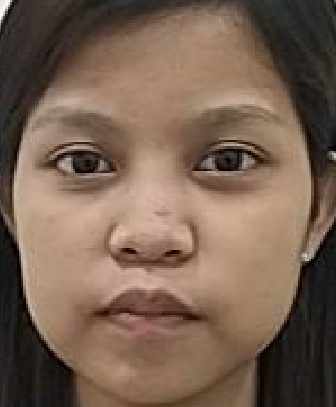
#> input picture dataset/Charlene Cortes_User.1.102.jpg, 336 x 407 px; its folder holds only this picture in this run
$ python trainingdemo_523.py
#> lines starting #> are read from the running program, lines starting #| are printed output that depends on the picture
import cv2
import numpy as np
from PIL import Image
import os
import re

def adjust_brightness_contrast(image, brightness=0, contrast=0):
    """Adjust the brightness and contrast of an image."""
    adjusted = cv2.convertScaleAbs(image, alpha=(1 + contrast / 127.0), beta=brightness)
    return adjusted

def apply_clahe(image):
    """Apply CLAHE (Contrast Limited Adaptive Histogram Equalization) to an image."""
    clahe = cv2.createCLAHE(clipLimit=2.0, tileGridSize=(8, 8))
    cl1 = clahe.apply(image)
    return cl1

def gamma_correction(image, gamma=1.0):
    """Apply gamma correction to an image."""
    inv_gamma = 1.0 / gamma
    table = np.array([((i / 255.0) ** inv_gamma) * 255 for i in np.arange(0, 256)]).astype("uint8")
    return cv2.LUT(image, table)

def random_rotation(image, angle_range=(-15, 15)):
    """Rotate the image by a random angle within the specified range."""
    angle = np.random.uniform(angle_range[0], angle_range[1])
    height, width = image.shape[:2]
    center = (width // 2, height // 2)
    rotation_matrix = cv2.getRotationMatrix2D(center, angle, 1.0)
    rotated_image = cv2.warpAffine(image, rotation_matrix, (width, height))
    return rotated_image

def add_gaussian_noise(image, mean=0, stddev=0.01):
    """Add Gaussian noise to the image."""
    noise = np.random.normal(mean, stddev, image.shape).astype('uint8')
    noisy_image = cv2.add(image, noise)
    return noisy_image

def apply_blur(image, kernel_size=(5, 5)):
    """Apply Gaussian blur to the image."""
    blurred_image = cv2.GaussianBlur(image, kernel_size, 0)
    return blurred_image

def color_jitter(image, brightness=0.2, contrast=0.2, saturation=0.2, hue=0.2):
    """Randomly change brightness, contrast, saturation, and hue."""
    img = image.astype('float32') / 255.0
    img = cv2.cvtColor(img, cv2.COLOR_GRAY2BGR)
    img = cv2.cvtColor(img, cv2.COLOR_BGR2HSV)

    # Randomly change brightness
    v = img[:, :, 2]
    v = np.clip(v * (1.0 + np.random.uniform(-brightness, brightness)), 0, 1)
    img[:, :, 2] = v

    # Randomly change saturation
    s = img[:, :, 1]
    s = np.clip(s * (1.0 + np.random.uniform(-saturation, saturation)), 0, 1)
    img[:, :, 1] = s

    # Randomly change hue
    h = img[:, :, 0]
    h = np.clip(h * (1.0 + np.random.uniform(-hue, hue)), 0, 1)
    img[:, :, 0] = h

    img = cv2.cvtColor(img, cv2.COLOR_HSV2BGR)
    img = cv2.cvtColor(img, cv2.COLOR_BGR2GRAY)
    img = (img * 255).astype('uint8')
    return img

def augment_image(image):
    """Apply various augmentations to an image."""
    augmented_images = []

    # Original image
    augmented_images.append(image)

    # Flip image
    augmented_images.append(np.fliplr(image))

    # Rotate image
    augmented_images.append(random_rotation(image))

    # Add Gaussian noise
    augmented_images.append(add_gaussian_noise(image))

    # Apply blur
    augmented_images.append(apply_blur(image))

    # Adjust brightness and contrast
    brightness = np.random.randint(-50, 50)
    contrast = np.random.randint(-50, 50)
    augmented_images.append(adjust_brightness_contrast(image, brightness, contrast))

    # Apply gamma correction
    gamma = np.random.uniform(0.5, 1.5)
    augmented_images.append(gamma_correction(image, gamma))

    # Apply CLAHE
    augmented_images.append(apply_clahe(image))

    # Apply color jitter
    augmented_images.append(color_jitter(image))

    return augmented_images

def preprocess_and_augment_image(image_path):
    """Load an image, convert to grayscale, resize, enhance, and apply augmentations."""
    try:
        face_image = Image.open(image_path).convert('L')
        face_image = face_image.resize((200, 200), Image.Resampling.LANCZOS)
        face_np = np.array(face_image, 'uint8')
        augmented_images = augment_image(face_np)
        return augmented_images
    except Exception as e:
        print(f"Error processing image {image_path}: {e}")
        return []

def getImageID(path, output_dir):
    """Process images, extract features, and save them with corresponding IDs."""
    image_paths = [os.path.join(root, file)
                   for root, dirs, files in os.walk(path)
                   for file in files if file.endswith(('.png', '.jpg', '.jpeg'))]

    faces = []
    ids = []

    if not image_paths:
        return ids, faces

    batch_size = 100  # Adjust batch size according to your system capacity
    for batch_start in range(0, len(image_paths), batch_size):
        batch_end = min(batch_start + batch_size, len(image_paths))
        for image_path in image_paths[batch_start:batch_end]:
            augmented_images = preprocess_and_augment_image(image_path)
#> in preprocess_and_augment_image, `face_image = Image.open(image_path).convert('L')`:
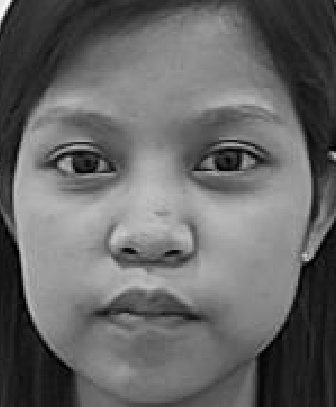
#> face_image: PIL image 336x407 L; min 0, max 255, mean 102.4
#> in preprocess_and_augment_image, `face_image = face_image.resize((200, 200), Image.Resampling.LANCZOS)`:
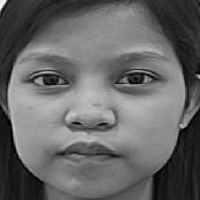
#> face_image: PIL image 200x200 L; min 0, max 250, mean 102.4
#> in random_rotation, `rotated_image = cv2.warpAffine(image, rotation_matrix, (width, height))`:
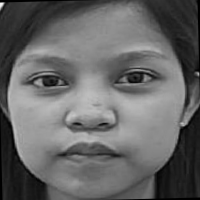
#> rotated_image: shape (200, 200); min 0, max 243, mean 101.7
#> in adjust_brightness_contrast, `adjusted = cv2.convertScaleAbs(image, alpha=(1 + contrast / 127.0), be..`:
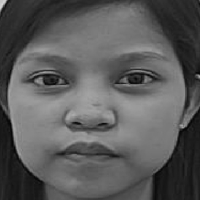
#> adjusted: shape (200, 200); min 7, max 212, mean 90.8
#> in apply_clahe, `cl1 = clahe.apply(image)`:
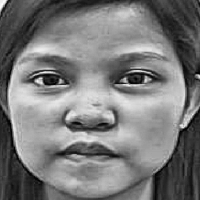
#> cl1: shape (200, 200); min 1, max 253, mean 121.2
#> in color_jitter, `img = cv2.cvtColor(img, cv2.COLOR_BGR2HSV)`: img: shape (200, 200, 3) float32; mean H, S, V 0, 0, 0.401
#> in color_jitter, `img[:, :, 2] = v`: img: shape (200, 200, 3) float32; mean H, S, V 0, 0, 0.405
#> in color_jitter, `s = img[:, :, 1]`: s: shape (200, 200) float32; every value is 0
#> in preprocess_and_augment_image, `augmented_images = augment_image(face_np)`: augmented_images = 9 items
#> augmented_images = 9 items
            filename = os.path.basename(image_path)
            try:
                id_part = re.search(r'User\.(\d+)\.', filename)
                if id_part:
                    user_id = int(id_part.group(1))
                else:
                    continue
            except Exception:
                continue

            for img in augmented_images:
                faces.append(img)
                ids.append(user_id)
#> this loop made 9 passes
#> after the loop, faces = 9 items; ids = [1, 1, 1, 1, 1, 1, 1, 1, 1]

            output_path = os.path.join(output_dir, filename)
            cv2.imwrite(output_path, augmented_images[0])

    return ids, faces

# Define the path to the dataset and the output directory
path = 'dataset'
output_dir = 'path_to_save_augmented_images'

# Ensure the output directory exists
os.makedirs(output_dir, exist_ok=True)

IDs, face_data = getImageID(path, output_dir)
#> IDs = [1, 1, 1, 1, 1, 1, 1, 1, 1]; face_data = 9 items

if len(face_data) > 1:
    recognizer = cv2.face.LBPHFaceRecognizer_create()
    try:
        recognizer.train(face_data, np.array(IDs))
        recognizer.write("Trainer.yml")
        print("Training completed successfully.")
    except Exception as e:
        print(f"Error during training: {e}")
else:
    print("Insufficient data for training. Need more than one sample.")

$ run again, on dataset/Charlene Cortes_User.1.213.jpg
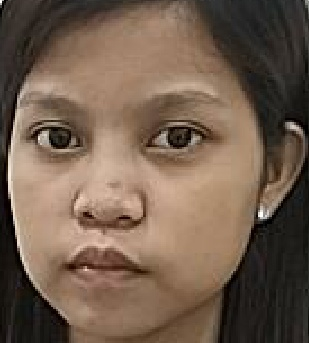
#> input picture dataset/Charlene Cortes_User.1.213.jpg, 309 x 343 px
#> in adjust_brightness_contrast, `adjusted = cv2.convertScaleAbs(image, alpha=(1 + contrast / 127.0), be..`:
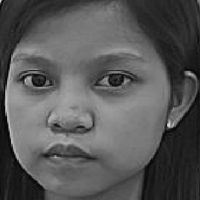
#> adjusted: shape (200, 200); min 7, max 216, mean 87.6
#> in apply_clahe, `cl1 = clahe.apply(image)`:
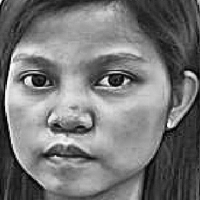
#> cl1: shape (200, 200); min 1, max 255, mean 118.2
#> s: shape (200, 200) float32; every value is 0
#> in preprocess_and_augment_image, `augmented_images = augment_image(face_np)`: augmented_images = 9 items
#> the loop in getImageID, `for img in augmented_images:` made 9 passes
#> after the loop in getImageID, `for img in augmented_images:`: ids = [1, 1, 1, 1, 1, 1, 1, 1, 1]
#> face_data = 9 items

$ run again, on dataset/Charlene Cortes_User.1.24.jpg
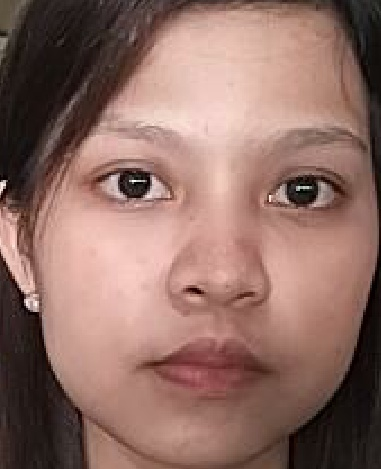
#> input picture dataset/Charlene Cortes_User.1.24.jpg, 381 x 469 px
#> in adjust_brightness_contrast, `adjusted = cv2.convertScaleAbs(image, alpha=(1 + contrast / 127.0), be..`:
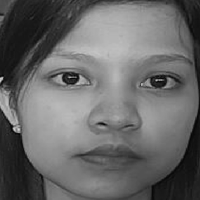
#> adjusted: shape (200, 200); min 7, max 210, mean 104.2
#> in apply_clahe, `cl1 = clahe.apply(image)`:
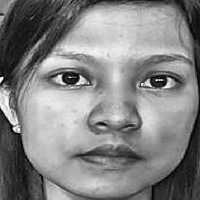
#> cl1: shape (200, 200); min 1, max 253, mean 131.2
#> s: shape (200, 200) float32; every value is 0
#> in preprocess_and_augment_image, `augmented_images = augment_image(face_np)`: augmented_images = 9 items
#> the loop in getImageID, `for img in augmented_images:` made 9 passes
#> after the loop in getImageID, `for img in augmented_images:`: ids = [1, 1, 1, 1, 1, 1, 1, 1, 1]
#> face_data = 9 items

$ run again, on dataset/Charlene Cortes_User.1.118.jpg
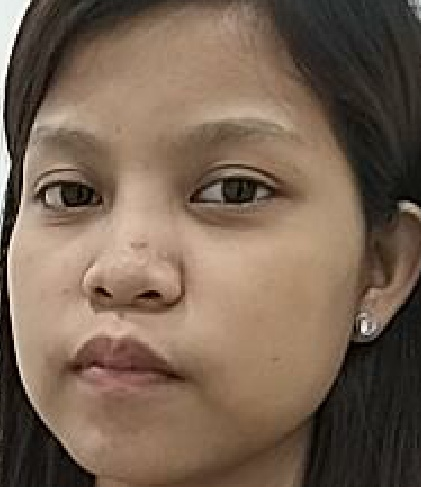
#> input picture dataset/Charlene Cortes_User.1.118.jpg, 421 x 487 px
#> in adjust_brightness_contrast, `adjusted = cv2.convertScaleAbs(image, alpha=(1 + contrast / 127.0), be..`:
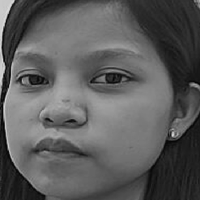
#> adjusted: shape (200, 200); min 7, max 216, mean 91.8
#> in apply_clahe, `cl1 = clahe.apply(image)`:
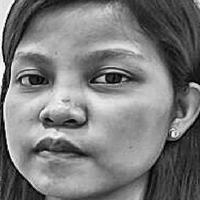
#> cl1: shape (200, 200); min 1, max 255, mean 122.2
#> s: shape (200, 200) float32; every value is 0
#> in preprocess_and_augment_image, `augmented_images = augment_image(face_np)`: augmented_images = 9 items
#> the loop in getImageID, `for img in augmented_images:` made 9 passes
#> after the loop in getImageID, `for img in augmented_images:`: ids = [1, 1, 1, 1, 1, 1, 1, 1, 1]
#> face_data = 9 items
